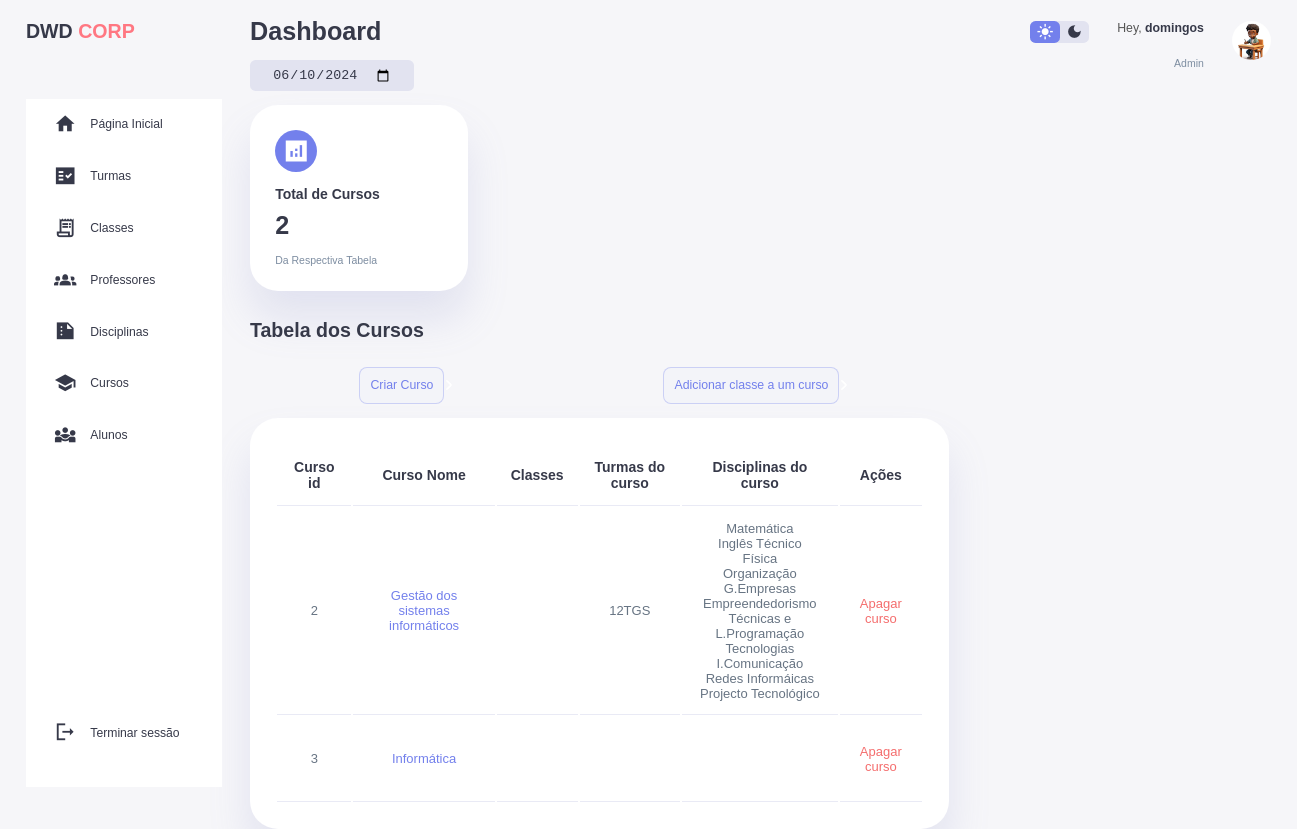
The app's page /admin-dashboard-curso/ (signed in) with its own data.
### home/models.py (models this page shows, shortened)
class Curso (models.Model):
    nome=models.CharField(max_length=255)
    nivel=models.CharField(max_length=100)
    descricao=models.TextField()
    objectivo=models.TextField()
    programa=models.TextField()

class Turma(models.Model):
    nome=models.CharField(max_length=255)
    n_alunos=models.PositiveIntegerField()
    n_max_alunos=models.PositiveIntegerField()
    classe_id=models.ForeignKey(Classe,on_delete=models.CASCADE,null=False)
    sala=models.CharField(max_length=50)
    curso_id=models.ForeignKey(Curso,on_delete=models.CASCADE,null=True,blank=True)

class CursoDisciplina(models.Model):
    disciplina_id=models.ForeignKey(Disciplina,on_delete=models.CASCADE,null=False)
    curso_id=models.ForeignKey(Curso,on_delete=models.CASCADE,null=True)

class Disciplina(models.Model):
    nome=models.CharField(max_length=255)
    nivel=models.CharField(max_length=60)
    descricao=models.TextField()
    programa=models.TextField()
    objectivo=models.TextField()
    obs=models.TextField()

class User(AbstractUser):
    is_admin=models.BooleanField('Is admin',default=False)
    is_professor=models.BooleanField('Is professor',default=False)
    is_aluno=models.BooleanField('Is aluno',default=False)

### home/views.py (the view)
# urls.py: path('admin-dashboard-curso/', AdminCurso,name='admin-dashboard-curso'),
@login_required
def AdminCurso(request):
    classes=CursoClasse.objects.all()
    turmas=Turma.objects.all()
    disciplinas=CursoDisciplina.objects.all()
    cursos=Curso.objects.all()
    cursos_paginator=Paginator(cursos,4)
    page_num=request.GET.get('page')
    page=cursos_paginator.get_page(page_num)
    context={
        'page':page,
        'classes':classes,
        'turmas':turmas,
        'disciplinas':disciplinas,
        'cursos':cursos,
    }
    return render(request,'home/curso_list.html',context)

### templates/home/curso_list.html (shortened to what this page needs)
{% load static %}
<!DOCTYPE html>
<html lang="en">
<head>
    <link rel="stylesheet" href="{% static 'style.css' %}">
    <link rel="stylesheet" href="{% static 'modal.css' %}">
</head>
<body>
    <div class="container">
        <aside>
            <div class="top">
                <div class="logo">
                    <h2>DWD <span class="danger">CORP</span> </h2>
                </div>
            </div>
            <div class="sidebar">
                <a href="{% url 'admin-dashboard' %}">
                    <span class="material-icons-sharp">home</span>
                    <h3>Página Inicial</h3>
                </a>
                <a href="{% url 'admin-dashboard-turmas' %}" class="active">
                    <span class="material-icons-sharp">fact_check</span>
                    <h3>Turmas</h3>
                </a>
                <a href="{% url 'admin-dashboard-classes' %}">
                    <span class="material-icons-sharp">receipt_long</span>
                    <h3>Classes</h3>
                </a>
                <a href="{% url 'admin-dashboard-professores' %}">
                    <span class="material-icons-sharp">groups_2</span>
                    <h3>Professores</h3>
                </a>
                <a href="{% url 'admin-dashboard-disciplinas' %}">
                    <span class="material-icons-sharp">summarize</span>
                    <h3>Disciplinas</h3>
                </a>
                <a href="{% url 'admin-dashboard-curso' %}">
                    <span class="material-icons-sharp">school</span>
                    <h3>Cursos</h3>
                </a>
                <a href="{% url 'admin-dashboard-alunos' %}">
                    <span class="material-icons-sharp">diversity_3</span>
                    <h3>Alunos</h3>
                </a>
                <a href="{% url 'logout' %}">
                    <span class="material-icons-sharp">logout</span>
                    <h3>Terminar sessão</h3>
                </a>
            </div>
        </aside>
        <main>
            <h1>Dashboard</h1>
            <div class="date">
                <input type="date" id="dataAtual">
            </div>
            <div class="insights">
                <div class="dp">
                    <span class="material-icons-sharp">analytics</span>
                    <div class="middle">
                        <div class="left">
                            <h3> Total de Cursos</h3>
                            <h1> {{cursos.count}}</h1>
                        </div>
                    </div>
                    <small class="text-muted">Da Respectiva Tabela</small>
                </div>
            </div>
            <div class="recent-order">
                <h2>Tabela dos Cursos</h2>
                <table id="mytable">
                    <thead>
                        <div class="links">
                            <a href="{% url 'create-curso'  %}" class="menu__link">Criar Curso</a>
                            <a href="{% url 'create-classe-curso'  %}" class="menu__link">Adicionar classe a um curso</a>
                        </div>
                        <tr>
                            <th>Curso id</th>
                            <th>Curso Nome</th>
                            <th>Classes</th>
                            <th>Turmas do curso</th>
                            <th>Disciplinas do curso</th>
                            <th>Ações</th>
                        </tr>
                    </thead>
                    <tbody>
                        {% for curso in page.object_list %}
                        <tr>
                            <td>{{ curso.pk|default:"ID não disponível" }}</td>
                            <td>
                                <a href="{% url 'update-curso' curso.pk %}" class="btn">{{ curso.nome|default:"Nome do curso não disponível" }}</a>
                            </td>
                            <td>
                            </td>
                            <td>
                                {% for turma in turmas %}
                                {% if curso.pk == turma.curso_id.id %}
                                {{ turma.nome|default:"Nome da turma não disponível" }} <br>
                                {% endif %}
                                {% endfor %}
                            </td>
                            <td>
                                {% for disciplina in disciplinas %}
                                {% if curso.pk == disciplina.curso_id.id %}
                                {{ disciplina.disciplina_id.nome }}<br>
                                {% endif %}
                                {% endfor %}
                            </td>
                            <td>
                                <a href="{% url 'delete-curso' curso.pk %}" class="btn"
                                    style="color: rgba(240, 58, 58, 0.741);">Apagar curso</a>
                            </td>
                        </tr>
                        {% endfor %}
                    </tbody>
                </table>
            </div>
        </main>
        <div class="right">
            <div class="top">
                <div class="theme-toggler">
                    <span class="material-icons-sharp active">light_mode</span>
                    <span class="material-icons-sharp">dark_mode</span>
                </div>
                <div class="profile">
                    <div class="info">
                        <p>Hey, <b>{{user.username}}</b></p>
                        <small class="text-muted">Admin</small>
                    </div>
                    <div class="profile-photo">
                        <img src="{% static 'vista-de-3d-jovem-estudante-de-escola_23-2151103679.avif' %}">
                    </div>
                </div>
            </div>
        </div>
    </div>
</body>
</html>

### static/modal.css (style rules this page uses)
h2 { margin-bottom: 1rem; }
p { color: #555; margin-bottom: 1.5rem; }

### records on screen
Curso: pk "2", nome "Gestão dos sistemas informáticos"
Turma: nome "12TGS"
CursoDisciplina: disciplina_id.nome "Matemática"
CursoDisciplina: disciplina_id.nome "Inglês Técnico"
CursoDisciplina: disciplina_id.nome "Física"
CursoDisciplina: disciplina_id.nome "Organização G.Empresas"
CursoDisciplina: disciplina_id.nome "Empreendedorismo"
CursoDisciplina: disciplina_id.nome "Técnicas e L.Programação"
CursoDisciplina: disciplina_id.nome "Tecnologias I.Comunicação"
CursoDisciplina: disciplina_id.nome "Redes Informáicas"
CursoDisciplina: disciplina_id.nome "Projecto Tecnológico"
Curso: pk "3", nome "Informática"
User: username "domingos"

### other values on screen
{{ cursos.count }} "2"
